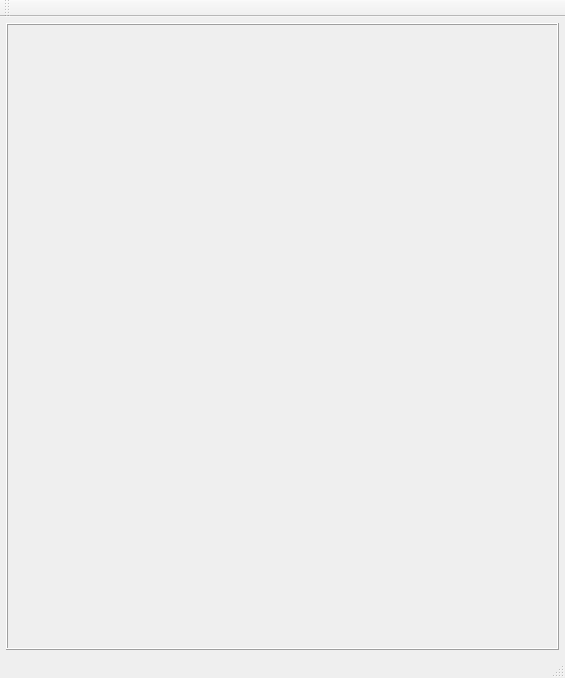
<?xml version="1.0" encoding="UTF-8"?>
<ui version="4.0">
 <class>MainWindow</class>
 <widget class="QMainWindow" name="MainWindow">
  <property name="geometry">
   <rect>
    <x>0</x>
    <y>0</y>
    <width>565</width>
    <height>678</height>
   </rect>
  </property>
  <property name="windowTitle">
   <string>MainWindow</string>
  </property>
  <widget class="QWidget" name="centralWidget">
   <layout class="QVBoxLayout" name="verticalLayout_2">
    <property name="leftMargin">
     <number>6</number>
    </property>
    <property name="topMargin">
     <number>6</number>
    </property>
    <property name="rightMargin">
     <number>6</number>
    </property>
    <property name="bottomMargin">
     <number>6</number>
    </property>
    <item>
     <widget class="QFrame" name="frame">
      <property name="frameShape">
       <enum>QFrame::Box</enum>
      </property>
      <property name="frameShadow">
       <enum>QFrame::Raised</enum>
      </property>
      <layout class="QVBoxLayout" name="verticalLayout">
       <property name="leftMargin">
        <number>0</number>
       </property>
       <property name="topMargin">
        <number>0</number>
       </property>
       <property name="rightMargin">
        <number>0</number>
       </property>
       <property name="bottomMargin">
        <number>0</number>
       </property>
       <item>
        <widget class="UI::GoalCalendar" name="calendar" native="true"/>
       </item>
      </layout>
     </widget>
    </item>
   </layout>
  </widget>
  <widget class="QMenuBar" name="menuBar">
   <property name="geometry">
    <rect>
     <x>0</x>
     <y>0</y>
     <width>565</width>
     <height>21</height>
    </rect>
   </property>
  </widget>
  <widget class="QToolBar" name="mainToolBar">
   <attribute name="toolBarArea">
    <enum>TopToolBarArea</enum>
   </attribute>
   <attribute name="toolBarBreak">
    <bool>false</bool>
   </attribute>
  </widget>
  <widget class="QStatusBar" name="statusBar"/>
 </widget>
 <layoutdefault spacing="6" margin="11"/>
 <customwidgets>
  <customwidget>
   <class>UI::GoalCalendar</class>
   <extends>QWidget</extends>
   <header>goalcalendar.h</header>
   <container>1</container>
  </customwidget>
 </customwidgets>
 <resources/>
 <connections/>
</ui>
